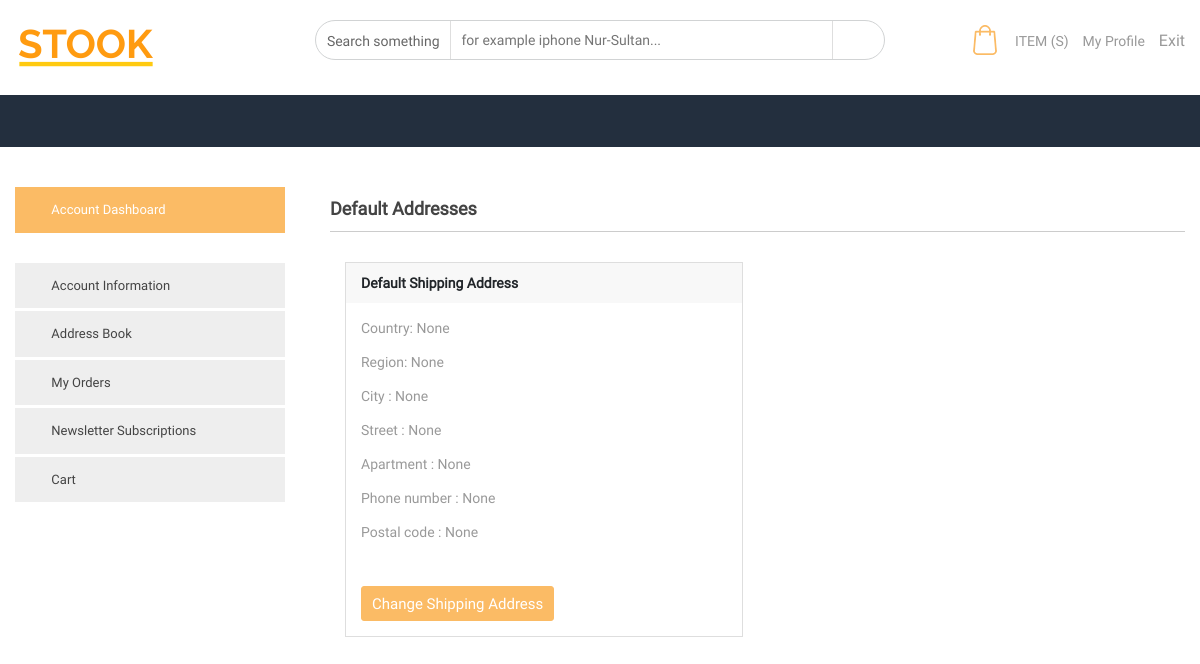
Page /account-address/ (signed in) on the earlier database version.
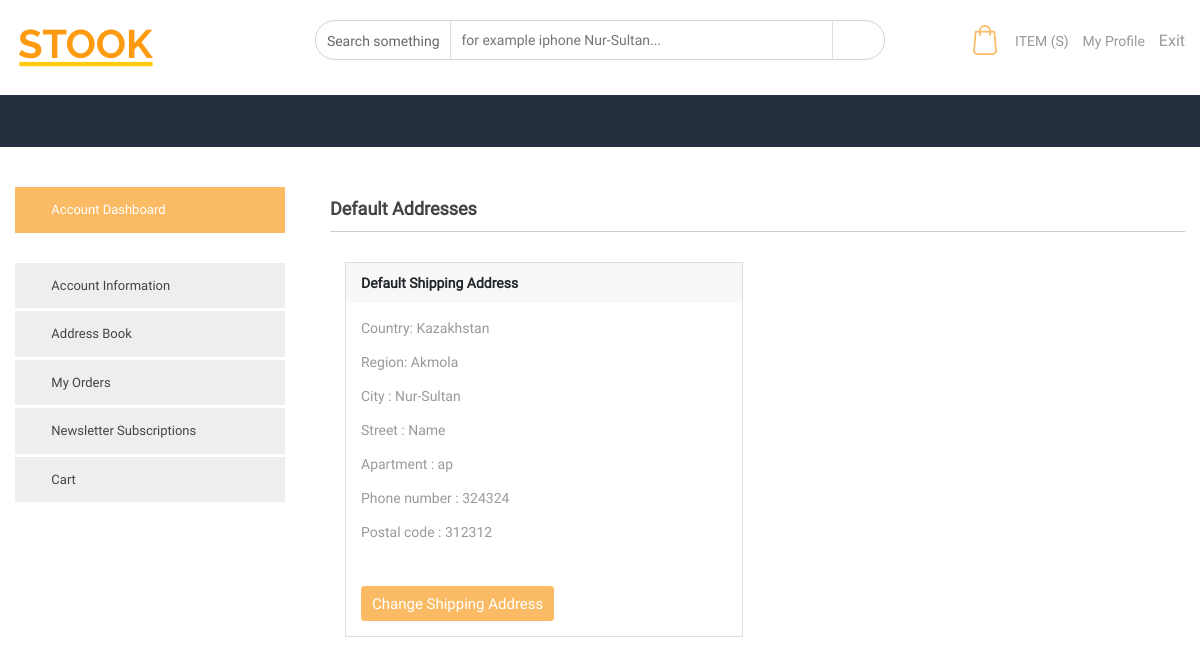
Same page on the later database version.
### users/models.py (models this page shows, shortened)
class UserProfile(models.Model):
    user = models.OneToOneField(User, on_delete=models.CASCADE)
    first_name = models.CharField(max_length=200, null=True, blank=True)
    last_name = models.CharField(max_length=200, null=True, blank=True)
    username = models.CharField(max_length=200, null=False)
    phone_number = models.CharField(max_length=100, null=True, blank=True)
    country = models.CharField(max_length=200, null=True, blank=True)
    region = models.CharField(max_length=200, null=True, blank=True)
    city = models.CharField(max_length=200, null=True, blank=True)
    street = models.CharField(max_length=200, null=True, blank=True)
    postal_cofde = models.CharField(max_length=200, null=True, blank=True)
    apartment = models.CharField(max_length=200, null=True, blank=True)
    profile_pic = models.ImageField(blank=True, null=True)
    bio = models.TextField(null=True, blank=True)
    email_verified = models.BooleanField(default=False)
    is_admin = models.BooleanField(default=False)
    is_moderator = models.BooleanField(default=False)
    is_manager = models.BooleanField(default=False)
    is_supplier = models.BooleanField(default=False)
    date_created = models.DateTimeField(auto_now_add=True)

### users/views.py (the view)
# urls.py: path('account-address/',account_address, name='account_address'),
@login_required(login_url='signin')
def account_address(request):
    user = UserProfile.objects.get(username=request.user.username)
    context = {
        "region" : user.region,
        "country" : user.country,
        "street" : user.street,
        "city" :   user.city,
        "postal" : user.postal_cofde,
        "apartment" :   user.apartment,
        "phone" : user.phone_number
    }
    if request.POST.get('logout'):
        logout(request)
        return redirect('/signin')
    return render(request, "users/account-address.html",context=context)

### users/templates/users/account-address.html (shortened to what this page needs)
{% extends 'users/_header.html' %}
    {% block main %}
  {%load static%}
    <div class="internal-main-content">
        <div class="container">
            <div class="row">
                <div class="col-12 col-md-4 col-lg-3">
                    <div class="main-side">
                        <div class="profile-links">
                            <ul>
                                <li class="active">
                                    <a href="{% url 'account_info' %}"> <i class="icofont-user"></i> Account Dashboard </a>
                                </li>
                                <li>
                                    <a href="{% url 'account_info' %}"> <i class="icofont-info"></i>  Account Information </a>
                                </li>
                                <li>
                                    <a href="{% url 'account_address' %}"> <i class="icofont-paper-plane"></i> Address Book  </a>
                                </li>
                                <li>
                                    <a href="{% url 'account_orders' %}"> <i class="icofont-numbered"></i> My Orders </a>
                                </li>
                                <li>
                                    <a href="{% url 'account_news' %}"> <i class="icofont-envelope-open"></i> Newsletter Subscriptions </a>
                                </li>
                                <li>
                                    <a href="{% url 'account_wishlsit' %}"> <i class="icofont-cart"></i> Cart </a>
                                </li>
                            </ul>
                        </div>
                    </div>
                </div>
                <div class="col-12 col-md-8 col-lg-9">
                    <div class="profile-content">
                        <div class="profile-content">
                            <h2> Default Addresses  </h2>
                                <div class="col-12 col-sm-6">
                                    <div class="info-box">
                                        <div class="info-head"> Default Shipping Address </div>
                                        <div class="info-body">
                                            <p> <label> Country: </label> {{country}} </p>
                                            <p> <label> Region: </label> {{region}} </p>
                                            <p> <label> City : </label> {{city}} </p>
                                            <p> <label> Street : </label> {{street}} </p>
                                            <p> <label> Apartment : </label> {{apartment}} </p>
                                            <p> <label> Phone number : </label> {{phone}} </p>
                                            <p> <label> Postal code : </label> {{postal}} </p>
                                        </div>
                                        <div class="info-footer">
                                            <a href="{% url 'account_new' %}" class="btn btn-orange">   Change Shipping Address </a>
                                        </div>
                                    </div>
                                </div>
                            </div>
                        </div>
                    </div>
                </div>
            </div>
        </div>
{%endblock%}

Differences in the rows shown:
now on this page (row edited): UserProfile: country "Kazakhstan", region "Akmola", city "Nur-Sultan", street "Name", apartment "ap", phone_number "324324", postal_cofde "312312"
Other differences:
{{ country }}: "None" → (not shown)
{{ region }}: "None" → (not shown)
{{ city }}: "None" → (not shown)
{{ street }}: "None" → (not shown)
{{ apartment }}: "None" → (not shown)
{{ phone }}: "None" → (not shown)
{{ postal }}: "None" → (not shown)
